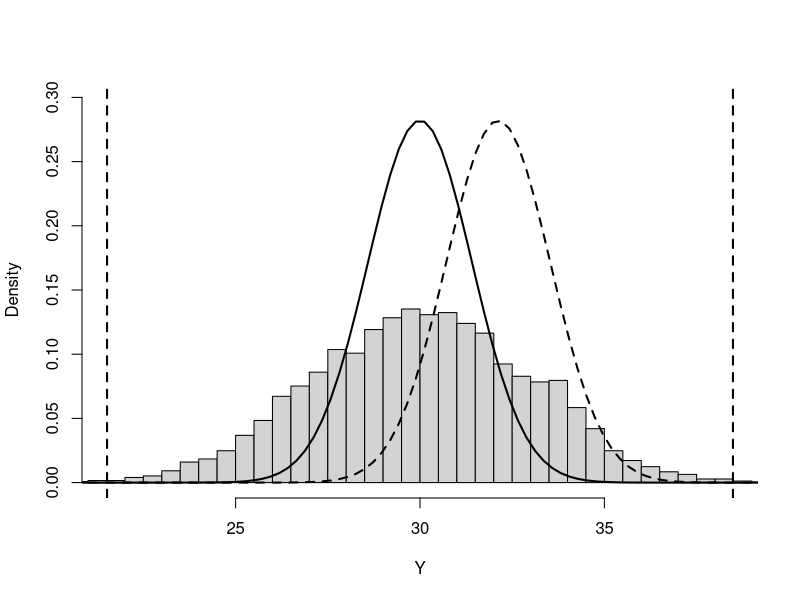

Write the R code that produced this figure.
## ---- chunk 1
knitr::opts_chunk$set(echo = TRUE, comment = "#>")
setwd("/home/ajo/gitRepos/stat4BusMan/Week4")
## ---- chunk 2
# Import data. 
Y<-read.csv("prod.csv",sep = ",",col.names = 1)
Y<-as.matrix(Y)
head(Y)
summary(Y)

# Parameters.
mu=30
sigma=sqrt(2)
## ---- chunk 3
(LSL <- (-6) * sigma + mu)
(USL <- 6 * sigma + mu)
## ---- chunk 4
(DPMO <- 1000000*(1-pnorm(USL,mu+1.5*sigma,sigma)))
## ---- chunk 5
(out <- length(Y[Y>USL | Y < LSL]))
## ---- chunk 6
out/dim(Y)[1]*10^6
## ---- chunk 7
x <- seq(min(Y), max(Y), length = 100)
f1 <- dnorm(x, mean = mu+1.5*sigma, sd = sigma)
f2 <- dnorm(x, mean = mu, sd = sigma)
hist(Y,xlim = c(LSL,USL),ylim=c(0,0.3),probability = T,main = "", breaks = 50)
lines(x,f1,type="l",lwd=2,lty=2)
lines(x,f2,type="l",lwd=2,lty=1)
abline(v=LSL,lwd=2,lty=2)
abline(v=USL,lwd=2,lty=2)
## ---- chunk 8
(faults<-sum((Y>USL)+(Y<LSL)))
## ---- chunk 9
prob<-faults/nrow(Y)
prob
k<-qnorm(1-prob,1.5,1)
k
